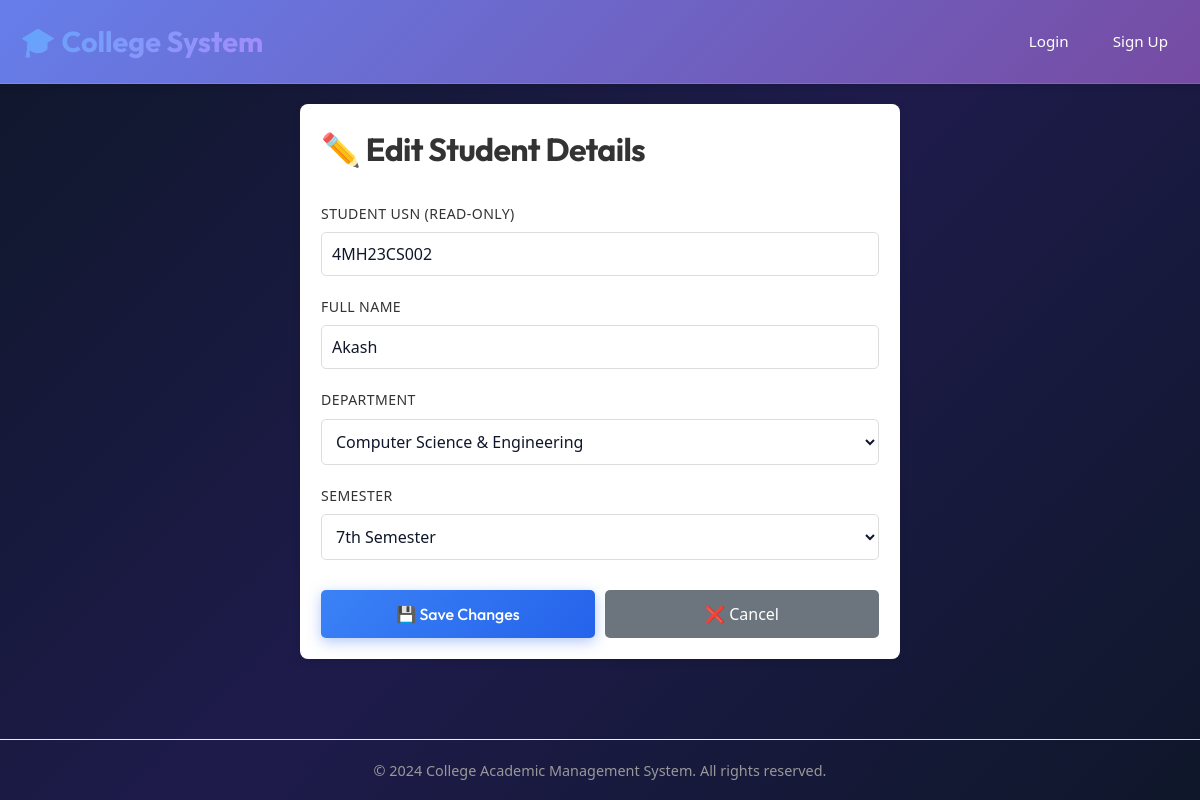
The page /admin/students/3/edit (signed in) on the database its author committed.
### backend/app.py (models this page shows)
class Student(db.Model):
    id = db.Column(db.Integer, primary_key=True)
    usn = db.Column(db.String(50), unique=True, nullable=False)
    name = db.Column(db.String(200), nullable=False)
    dept = db.Column(db.String(100), nullable=True)
    semester = db.Column(db.Integer, nullable=True)

### backend/app.py (the view, shortened to what this page needs)
@app.route('/admin/students/<int:sid>/edit', methods=['GET', 'POST'])
@login_required
@role_required('Admin')
def admin_edit_student(sid):
    s = Student.query.get_or_404(sid)
    return render_template('admin_edit_student.html', student=s)

### backend/app.py (called while the page is built)
def role_required(*roles):
    def decorator(f):
        @wraps(f)
        def decorated_function(*args, **kwargs):
            if not current_user.is_authenticated:
                return login_manager.unauthorized()
            if current_user.role not in roles:
                flash('Access denied: insufficient permissions', 'danger')
                return redirect(url_for('dashboard'))
            return f(*args, **kwargs)
        return decorated_function
    return decorator

@login_manager.user_loader
def load_user(user_id):
    return User.query.get(int(user_id))

### frontend/templates/admin_edit_student.html (shortened to what this page needs)
{% extends 'base.html' %}
{% block content %}
<div style="max-width: 600px; margin: 0 auto;">
  <div class="card">
    <h1 style="font-size: 2em; color: #333; margin-bottom: 30px;">✏️ Edit Student Details</h1>
    <form method="post">
      <div class="form-group">
        <label>Student USN (Read-only)</label>
        <input type="text" value="{{ student.usn }}" readonly style="background-color: #f5f5f5; cursor: not-allowed;" />
      </div>
      <div class="form-group">
        <label>Full Name</label>
        <input type="text" name="name" value="{{ student.name }}" placeholder="Enter student's full name" required />
      </div>
      <div class="form-group">
        <label>Department</label>
        <select name="dept">
          <option value="CSE" {% if student.dept == 'CSE' %}selected{% endif %}>Computer Science & Engineering</option>
        </select>
      </div>
      <div class="form-group">
        <label>Semester</label>
        <select name="semester">
          {% for sem in range(1, 9) %}
          <option value="{{ sem }}" {% if student.semester == sem %}selected{% endif %}>{{ sem }}{% if sem == 1 %}st{% elif sem == 2 %}nd{% elif sem == 3 %}rd{% else %}th{% endif %} Semester</option>
          {% endfor %}
        </select>
      </div>
      <div style="display: flex; gap: 10px; margin-top: 30px;">
        <button type="submit" style="flex: 1; padding: 12px;">💾 Save Changes</button>
        <a href="/admin/students" style="flex: 1; padding: 12px; background-color: #6c757d; color: white; text-decoration: none; border-radius: 5px; text-align: center; cursor: pointer; border: none;">❌ Cancel</a>
      </div>
    </form>
  </div>
</div>
{% endblock %}

### frontend/static/css/styles.css (style rules this page uses)
:root { --bg-gradient: linear-gradient(135deg, #0f172a 0%, #1e1b4b 50%, #0f172a 100%); --card-bg: #ffffff; --card-shadow: 0 10px 30px -5px rgba(0, 0, 0, 0.25), 0 4px 12px -2px rgba(0, 0, 0, 0.15); --primary: #3b82f6; --primary-hover: #2563eb; --secondary: #6366f1; --accent: #10b981; --accent-purple: #8b5cf6; --danger: #ef4444; --warning: #f59e0b; --info: #06b6d4; --text-dark: #0f172a; --text-muted: #64748b; --text-light: #f8fafc; --text-light-muted: #94a3b8; --border-light: #e2e8f0; --radius-lg: 16px; --radius-md: 10px; --radius-sm: 6px; }
*, *::before, *::after { box-sizing: border-box; }
html, body { min-height: 100vh; margin: 0; padding: 0; font-family: 'Inter', system-ui, -apple-system, sans-serif; background: var(--bg-gradient); background-attachment: fixed; color: var(--text-light); line-height: 1.5; }
h1, h2, h3, h4, h5, h6 { font-family: 'Outfit', sans-serif; letter-spacing: -0.02em; }
.card { background: var(--card-bg); color: var(--text-dark); border-radius: var(--radius-lg); padding: 28px; box-shadow: var(--card-shadow); border: 1px solid rgba(255, 255, 255, 0.8); margin-bottom: 24px; transition: transform 0.25s ease, box-shadow 0.25s ease; }
.card h1, .card h2, .card h3, .card h4 { color: var(--text-dark); font-weight: 700; margin-top: 0; }
.form-group { margin-bottom: 20px; }
label { display: block; font-weight: 600; font-size: 0.88rem; margin-bottom: 8px; color: #334155; text-transform: uppercase; letter-spacing: 0.03em; }
input[type="text"], input[type="password"], input[type="email"], input[type="number"], select, textarea { width: 100%; padding: 12px 16px; border: 1.5px solid #cbd5e1; border-radius: var(--radius-md); font-family: inherit; font-size: 0.98rem; color: #0f172a !important; background-color: #ffffff !important; transition: border-color 0.2s ease, box-shadow 0.2s ease; }
input::placeholder, textarea::placeholder { color: #94a3b8 !important; }
button, .btn { font-family: 'Outfit', sans-serif; display: inline-flex; align-items: center; justify-content: center; gap: 8px; padding: 12px 22px; font-weight: 600; font-size: 0.98rem; border-radius: var(--radius-md); border: none; cursor: pointer; background: linear-gradient(135deg, #3b82f6 0%, #2563eb 100%); color: #ffffff; text-decoration: none; box-shadow: 0 4px 14px rgba(37, 99, 235, 0.35); transition: all 0.2s ease; }

### frontend/templates/base.html (style rules this page uses)
* { margin: 0; padding: 0; box-sizing: border-box; }
body { font-family: 'Segoe UI', Tahoma, Geneva, Verdana, sans-serif; background-color: #f5f5f5; color: #333; }
.card { background: white; border-radius: 8px; padding: 20px; box-shadow: 0 2px 8px rgba(0,0,0,0.1); margin-bottom: 20px; }
.form-group { margin-bottom: 20px; }
label { display: block; margin-bottom: 8px; font-weight: 500; color: #333; }
input[type="text"], input[type="password"], input[type="email"], input[type="number"], select, textarea { width: 100%; padding: 10px; border: 1px solid #ddd; border-radius: 5px; font-size: 1em; font-family: inherit; transition: border-color 0.3s; color: #000; background-color: #fff; }
input::placeholder, textarea::placeholder { color: #6c757d; }
button, .btn { padding: 10px 20px; background-color: #667eea; color: white; border: none; border-radius: 5px; cursor: pointer; font-size: 1em; font-weight: 500; transition: all 0.3s; text-decoration: none; display: inline-block; }

### rows shown on the page
Student: usn "4MH23CS002", name "Akash", dept "Computer Science & Engineering", semester "7th Semester"
